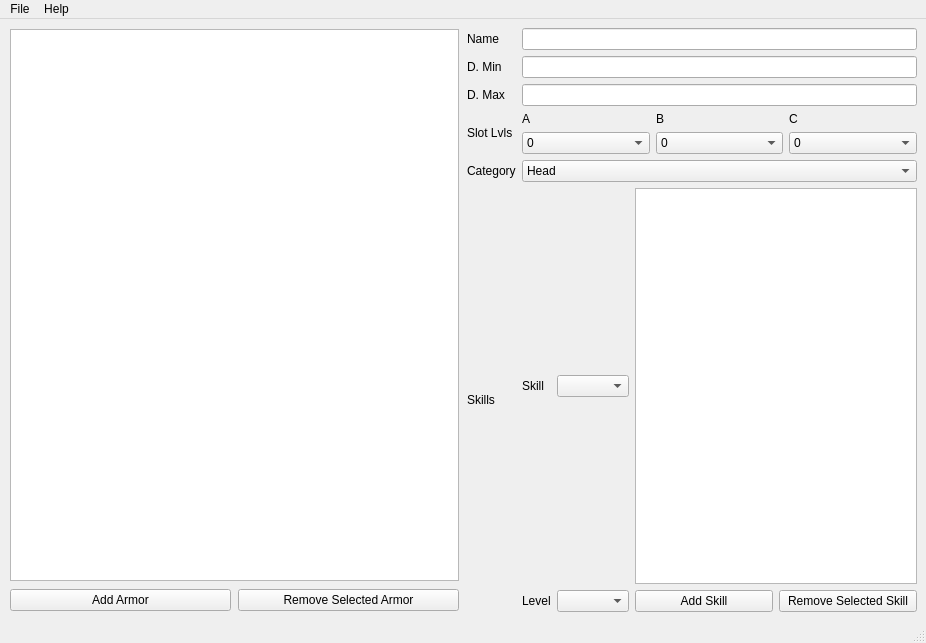
<?xml version="1.0" encoding="UTF-8"?>
<ui version="4.0">
 <class>MainWindow</class>
 <widget class="QMainWindow" name="MainWindow">
  <property name="geometry">
   <rect>
    <x>0</x>
    <y>0</y>
    <width>926</width>
    <height>643</height>
   </rect>
  </property>
  <property name="windowTitle">
   <string>MainWindow</string>
  </property>
  <widget class="QWidget" name="centralwidget">
   <layout class="QHBoxLayout" name="horizontalLayout_2">
    <item>
     <layout class="QVBoxLayout" name="verticalLayout">
      <property name="spacing">
       <number>7</number>
      </property>
      <property name="leftMargin">
       <number>1</number>
      </property>
      <property name="topMargin">
       <number>1</number>
      </property>
      <property name="rightMargin">
       <number>1</number>
      </property>
      <property name="bottomMargin">
       <number>1</number>
      </property>
      <item>
       <widget class="QListView" name="armorList"/>
      </item>
      <item>
       <layout class="QGridLayout" name="gridLayout_3">
        <property name="topMargin">
         <number>1</number>
        </property>
        <item row="0" column="0">
         <widget class="QPushButton" name="addArmorButton">
          <property name="text">
           <string>Add Armor</string>
          </property>
         </widget>
        </item>
        <item row="0" column="1">
         <widget class="QPushButton" name="removeArmorButton">
          <property name="text">
           <string>Remove Selected Armor</string>
          </property>
         </widget>
        </item>
       </layout>
      </item>
     </layout>
    </item>
    <item>
     <layout class="QGridLayout" name="gridLayout_2">
      <property name="leftMargin">
       <number>1</number>
      </property>
      <item row="4" column="0">
       <widget class="QLabel" name="label_5">
        <property name="text">
         <string>Category</string>
        </property>
       </widget>
      </item>
      <item row="3" column="0">
       <widget class="QLabel" name="label_4">
        <property name="text">
         <string>Slot Lvls</string>
        </property>
       </widget>
      </item>
      <item row="4" column="1">
       <widget class="QComboBox" name="categorySelect">
        <item>
         <property name="text">
          <string>Head</string>
         </property>
        </item>
        <item>
         <property name="text">
          <string>Chest</string>
         </property>
        </item>
        <item>
         <property name="text">
          <string>Arms</string>
         </property>
        </item>
        <item>
         <property name="text">
          <string>Waist</string>
         </property>
        </item>
        <item>
         <property name="text">
          <string>Legs</string>
         </property>
        </item>
       </widget>
      </item>
      <item row="0" column="0">
       <widget class="QLabel" name="label">
        <property name="text">
         <string>Name</string>
        </property>
       </widget>
      </item>
      <item row="0" column="1">
       <widget class="QLineEdit" name="nameEdit"/>
      </item>
      <item row="3" column="1">
       <layout class="QGridLayout" name="slotGrid">
        <property name="sizeConstraint">
         <enum>QLayout::SetDefaultConstraint</enum>
        </property>
        <item row="0" column="0">
         <widget class="QLabel" name="label_6">
          <property name="text">
           <string>A</string>
          </property>
         </widget>
        </item>
        <item row="1" column="1">
         <widget class="QComboBox" name="decoBSelect">
          <item>
           <property name="text">
            <string>0</string>
           </property>
          </item>
          <item>
           <property name="text">
            <string>1</string>
           </property>
          </item>
          <item>
           <property name="text">
            <string>2</string>
           </property>
          </item>
          <item>
           <property name="text">
            <string>3</string>
           </property>
          </item>
          <item>
           <property name="text">
            <string>4</string>
           </property>
          </item>
         </widget>
        </item>
        <item row="1" column="0">
         <widget class="QComboBox" name="decoASelect">
          <item>
           <property name="text">
            <string>0</string>
           </property>
          </item>
          <item>
           <property name="text">
            <string>1</string>
           </property>
          </item>
          <item>
           <property name="text">
            <string>2</string>
           </property>
          </item>
          <item>
           <property name="text">
            <string>3</string>
           </property>
          </item>
          <item>
           <property name="text">
            <string>4</string>
           </property>
          </item>
         </widget>
        </item>
        <item row="1" column="2">
         <widget class="QComboBox" name="decoCSelect">
          <item>
           <property name="text">
            <string>0</string>
           </property>
          </item>
          <item>
           <property name="text">
            <string>1</string>
           </property>
          </item>
          <item>
           <property name="text">
            <string>2</string>
           </property>
          </item>
          <item>
           <property name="text">
            <string>3</string>
           </property>
          </item>
          <item>
           <property name="text">
            <string>4</string>
           </property>
          </item>
         </widget>
        </item>
        <item row="0" column="1">
         <widget class="QLabel" name="label_7">
          <property name="text">
           <string>B</string>
          </property>
         </widget>
        </item>
        <item row="0" column="2">
         <widget class="QLabel" name="label_8">
          <property name="text">
           <string>C</string>
          </property>
         </widget>
        </item>
       </layout>
      </item>
      <item row="1" column="1">
       <widget class="QLineEdit" name="dMinEdit"/>
      </item>
      <item row="2" column="0">
       <widget class="QLabel" name="label_3">
        <property name="text">
         <string>D. Max</string>
        </property>
       </widget>
      </item>
      <item row="1" column="0">
       <widget class="QLabel" name="label_2">
        <property name="text">
         <string>D. Min</string>
        </property>
       </widget>
      </item>
      <item row="2" column="1">
       <widget class="QLineEdit" name="dMaxEdit"/>
      </item>
      <item row="5" column="0">
       <widget class="QLabel" name="label_9">
        <property name="text">
         <string>Skills</string>
        </property>
       </widget>
      </item>
      <item row="5" column="1">
       <layout class="QGridLayout" name="skillGrid">
        <item row="0" column="0">
         <widget class="QLabel" name="label_10">
          <property name="text">
           <string>Skill</string>
          </property>
         </widget>
        </item>
        <item row="0" column="3">
         <widget class="QListView" name="skillList"/>
        </item>
        <item row="1" column="0">
         <widget class="QLabel" name="label_11">
          <property name="text">
           <string>Level</string>
          </property>
         </widget>
        </item>
        <item row="0" column="1">
         <widget class="QComboBox" name="skillSelect"/>
        </item>
        <item row="1" column="1">
         <widget class="QComboBox" name="skillLevelSelect"/>
        </item>
        <item row="1" column="3">
         <layout class="QHBoxLayout" name="horizontalLayout">
          <item>
           <widget class="QPushButton" name="addSkillButton">
            <property name="text">
             <string>Add Skill</string>
            </property>
           </widget>
          </item>
          <item>
           <widget class="QPushButton" name="removeSkillButton">
            <property name="text">
             <string>Remove Selected Skill</string>
            </property>
           </widget>
          </item>
         </layout>
        </item>
       </layout>
      </item>
     </layout>
    </item>
   </layout>
  </widget>
  <widget class="QMenuBar" name="menubar">
   <property name="geometry">
    <rect>
     <x>0</x>
     <y>0</y>
     <width>926</width>
     <height>22</height>
    </rect>
   </property>
   <widget class="QMenu" name="menuFile">
    <property name="title">
     <string>File</string>
    </property>
    <addaction name="actionNew_Database"/>
    <addaction name="actionLoad_Database"/>
    <addaction name="actionSave_Database"/>
    <addaction name="separator"/>
    <addaction name="actionExit"/>
   </widget>
   <widget class="QMenu" name="menuHelp">
    <property name="title">
     <string>Help</string>
    </property>
    <addaction name="actionAbout"/>
   </widget>
   <addaction name="menuFile"/>
   <addaction name="menuHelp"/>
  </widget>
  <widget class="QStatusBar" name="statusbar"/>
  <action name="actionLoad_Database">
   <property name="text">
    <string>Load Database</string>
   </property>
  </action>
  <action name="actionSave_Database">
   <property name="text">
    <string>Save Database</string>
   </property>
  </action>
  <action name="actionExit">
   <property name="text">
    <string>Exit</string>
   </property>
  </action>
  <action name="actionAbout">
   <property name="text">
    <string>About</string>
   </property>
  </action>
  <action name="actionNew_Database">
   <property name="text">
    <string>New Database</string>
   </property>
  </action>
 </widget>
 <resources/>
 <connections/>
</ui>
